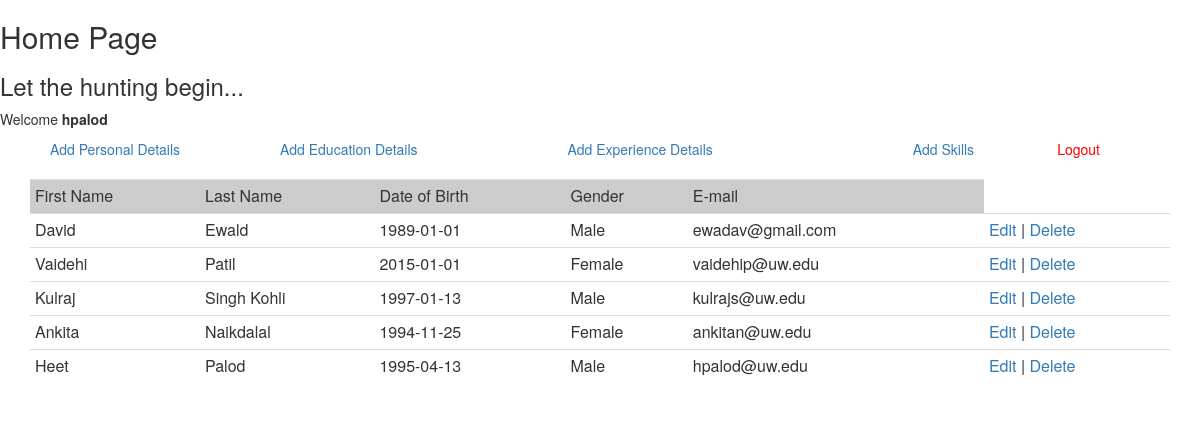
/index.php (signed in), run on the app's committed database.
### tables this page shows
CREATE TABLE `users` (
  `id` int(255) NOT NULL,
  `first_name` varchar(255) NOT NULL,
  `last_name` varchar(255) NOT NULL,
  `date_of_birth` date NOT NULL,
  `gender` varchar(10) NOT NULL,
  `email` varchar(255) NOT NULL
);

### index.php (the view, shortened to what this page needs)
<?php
include_once("config.php");
$result = mysqli_query($mysqli, "SELECT * FROM users ORDER BY id DESC");
?>
<html>
<head>
</head>
<link rel="stylesheet" href="https://maxcdn.bootstrapcdn.com/bootstrap/3.4.1/css/bootstrap.min.css">
<body>
<!DOCTYPE html>
<div class="header">
	<h2>Home Page</h2>
</div>
<div class="content">
  	<?php if (isset($_SESSION['success'])) : ?>
      <div class="error success" >
      	<h3>
          <?php
          	echo $_SESSION['success'];
          ?>
      	</h3>
      </div>
  	<?php endif ?>
    <?php  if (isset($_SESSION['username'])) : ?>
    	<p>Welcome <strong><?php echo $_SESSION['username']; ?></strong></p>
    	<p> <a href="index.php?logout='1'" style="color: red; float: right; margin-right: 100px;">Logout</a> </p>
    <?php endif ?>
</div>
<a href="add.html" style="float: left; margin-left: 50px;">Add Personal Details</a>
<a href="add_education.html" style="float: left; margin-left: 100px;">Add Education Details</a>
<a href="add_experience.html" style="float: left; margin-left: 150px;">Add Experience Details</a>
<a href="add_skill.html" style="float: left; margin-left: 200px;">Add Skills</a><br/><br/>
	<?php
	echo "<div class='container'>";
  	echo "<table class='table table-condensed'>";
  	?>
	<tr bgcolor='#CCCCCC'>
		<td>First Name</td>
		<td>Last Name</td>
		<td>Date of Birth</td>
		<td>Gender</td>
		<td>E-mail</td>
	</tr>
	<?php
	while($res = mysqli_fetch_array($result)) {
		echo "<tr>";
		echo "<td>".$res['first_name']."</td>";
		echo "<td>".$res['last_name']."</td>";
		echo "<td>".$res['date_of_birth']."</td>";
		echo "<td>".$res['gender']."</td>";
		echo "<td>".$res['email']."</td>";
		echo "<td><a href=\"edit.php?id=$res[id]\">Edit</a> | <a href=\"delete.php?id=$res[id]\" onClick=\"return confirm('Are you sure you want to delete?')\">Delete</a></td>";
	}
	echo "</table>";
	echo "</div>";
	?>
</body>
</html>

### data on the page
users: first_name "David", last_name "Ewald", date_of_birth "1989-01-01", gender "Male", email "ewadav@gmail.com"
users: first_name "Vaidehi", last_name "Patil", date_of_birth "2015-01-01", gender "Female", email "vaidehip@uw.edu"
users: first_name "Kulraj", last_name "Singh Kohli", date_of_birth "1997-01-13", gender "Male", email "kulrajs@uw.edu"
users: first_name "Ankita", last_name "Naikdalal", date_of_birth "1994-11-25", gender "Female", email "ankitan@uw.edu"
users: first_name "Heet", last_name "Palod", date_of_birth "1995-04-13", gender "Male", email "hpalod@uw.edu"

### other printed values
$_SESSION['success'] "Let the hunting begin..."
$_SESSION['username'] "hpalod"
